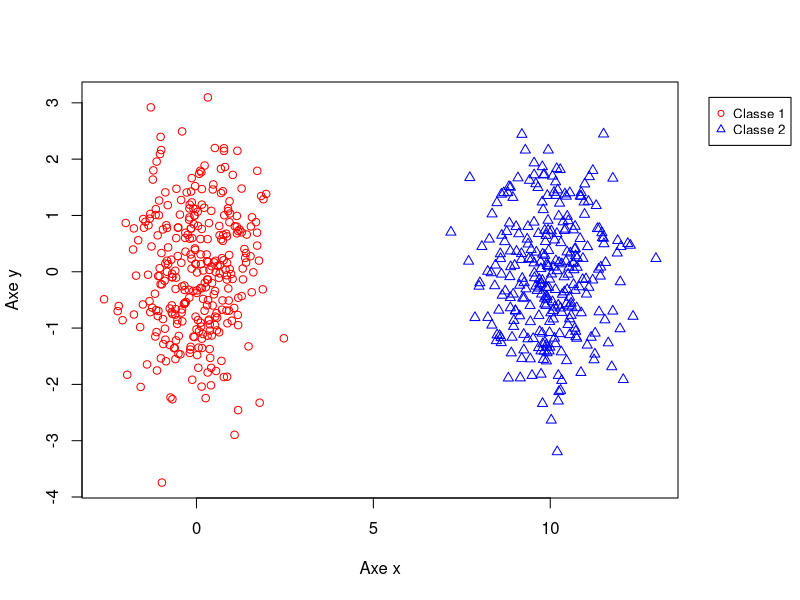
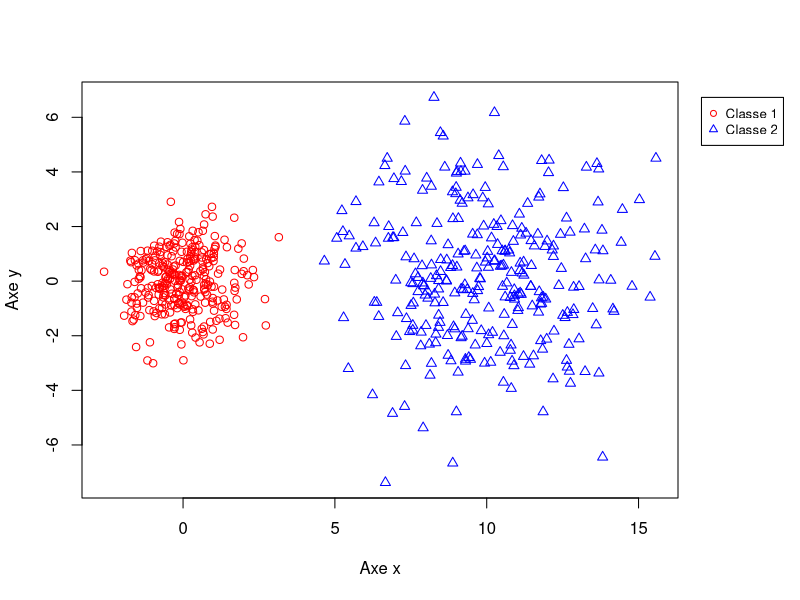
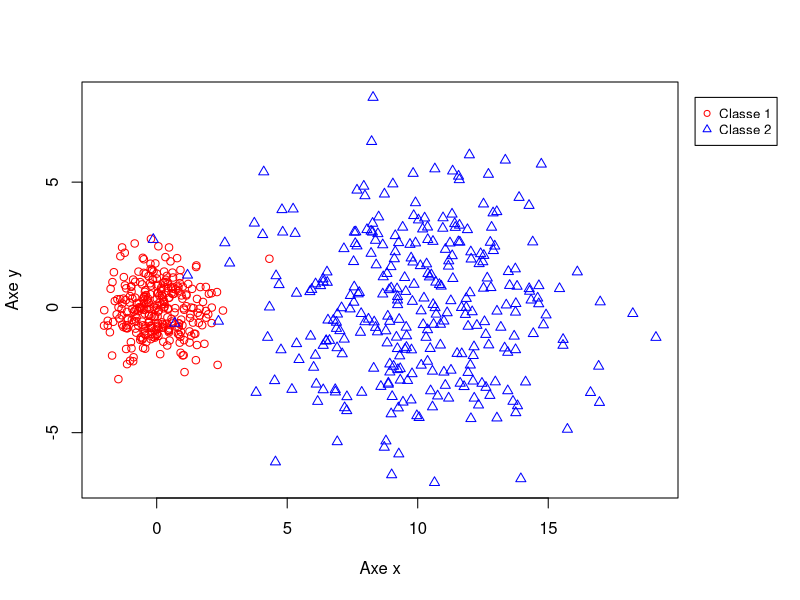
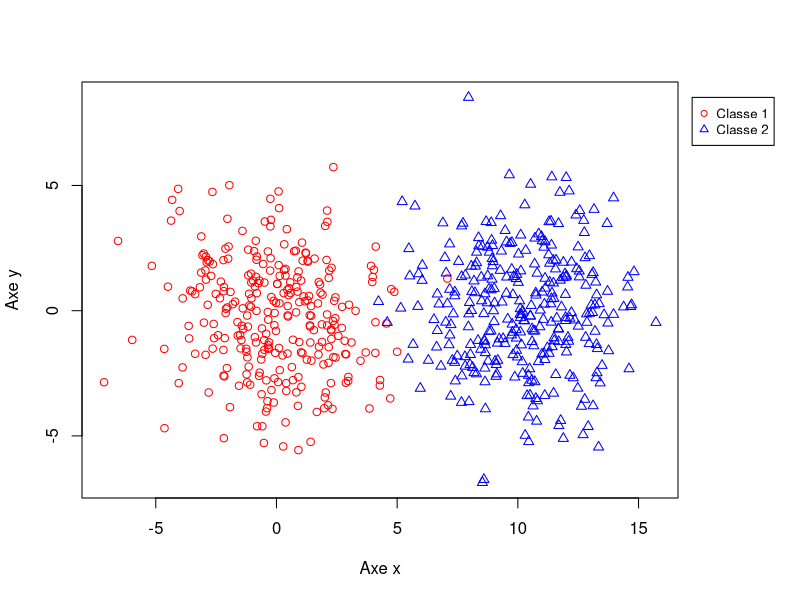
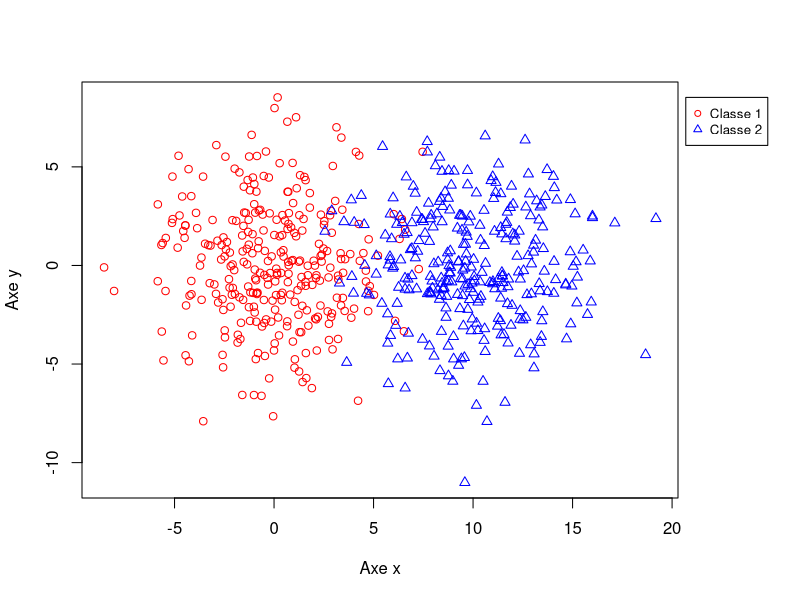

These charts were generated, in order, by the following R code:
library(MASS)

simul <- function(n, pi, mu1, mu2, sigma1, sigma2) {
    n1 <- rbinom(1, n, pi)
    n2 <- n - n1
    d1 <- mvrnorm(n1, mu1, sigma1)
    d1 <- cbind(d1, matrix(1, nrow = n1))
    d2 <- mvrnorm(n2, mu2, sigma2)
    d2 <- cbind(d2, matrix(2, nrow = n2))
    d <- rbind(d1, d2)
    return(d)
}

createMatrices <- function(n) {
    mats <- list()
    mats[[1]] <- simul(n, 0.5, c(0,0), c(10, 0), diag(2), diag(2))
    mats[[2]] <- simul(n, 0.5, c(0, 0), c(10, 0), diag(2), 5 * diag(2))
    mats[[3]] <- simul(n, 0.5, c(0, 0), c(10, 0), diag(2), 9 * diag(2))
    mats[[4]] <- simul(n, 0.5, c(0, 0), c(10, 0), 5 * diag(2), 5 * diag(2))
    mats[[5]] <- simul(n, 0.5, c(0, 0), c(10, 0), 9 * diag(2), 9 * diag(2))
    return(mats)
}

moyenneEmpirique <- function(ech) {
    xMean <- round(mean(ech[, 1]), digits = 6)
    yMean <- round(mean(ech[, 2]), digits = 6)
    return(c(xMean, yMean))
}

regleEuclidienne <- function(x, mu1, mu2) {
    d1 <- sqrt((x[1] - mu1[1]) ^ 2 + (x[2] - mu1[2]) ^ 2)
    d2 <- sqrt((x[1] - mu2[1]) ^ 2 + (x[2] - mu2[2]) ^ 2)
    if(d1 < d2) {
        return(1)
    } else {
        return(2)
    }
}

erreurEstimee <- function(ech, regle, mu1, mu2) {
    classement <- apply(ech, 1, regle, mu1 = mu1, mu2 = mu2)
    ech <- cbind(ech, classement)
    diff <- sum(apply(ech, 1,
                      function(row) {
                          if(row[3] != row[4]) {
                              return(1)
                          }
                          return(0)
                      }))
    return(diff / dim(ech)[1])
}

matrices <- createMatrices(600)

for(i in 1:5) {
    filename <- paste("plot", i, ".png", sep = "")
    png(filename, width = 500, height = 400)
    par(xpd = T, mar = par()$mar + c(0, 0, 0, 4))
    plot(matrices[[i]][,1], matrices[[i]][,2],
         main = "",
         xlab = "Axe x",
         ylab = "Axe y",
         pch = c(1, 2)[matrices[[i]][,3]],
         col = c("red", "blue")[matrices[[i]][,3]])
    legend(max(matrices[[i]][,1]) + 1.5, max(matrices[[i]][,2]),
           c("Classe 1", "Classe 2"),
           col = c("red", "blue"),
           pch = c(1, 2),
           cex = 0.8)
    par(mar = c(5, 4, 4, 2) + 0.1)
    dev.off()
    cat(paste(filename, "sauvegardee\n"))
}

muMatrices <- list()
matricesApp <- list()
matricesTest <- list()
cat("\nMUS\n")
cat("mu1 x\t\tmu1 y\t\tmu2 x\t\tmu2 y\n")
for(i in 1:5) {
    #shuffle
    matrices[[i]] <- matrices[[i]][sample(nrow(matrices[[i]])),]
    matricesApp[[i]] <- matrices[[i]][1:300,]
    matricesTest[[i]] <- matrices[[i]][301:600,]
    muMatrices[[2 * i - 1]] <-
        moyenneEmpirique(matricesApp[[i]][matricesApp[[i]][,3] == 1,])
    muMatrices[[2 * i]] <- 
        moyenneEmpirique(matricesApp[[i]][matricesApp[[i]][,3] ==2 ,])
    cat(muMatrices[[2 * i - 1]][1], "\t", muMatrices[[2 * i - 1]][2], "\t",
        muMatrices[[2 * i]][1], "\t", muMatrices[[2 * i]][2], "\n",
        sep = "")
}

cat("\nProbabilites d'erreur\n")
for(i in 1:5) {
    cat(erreurEstimee(matricesTest[[i]],
                      regleEuclidienne,
                      muMatrices[[2 * i -1]],
                      muMatrices[[2 * i]]),
        "\n")
}
